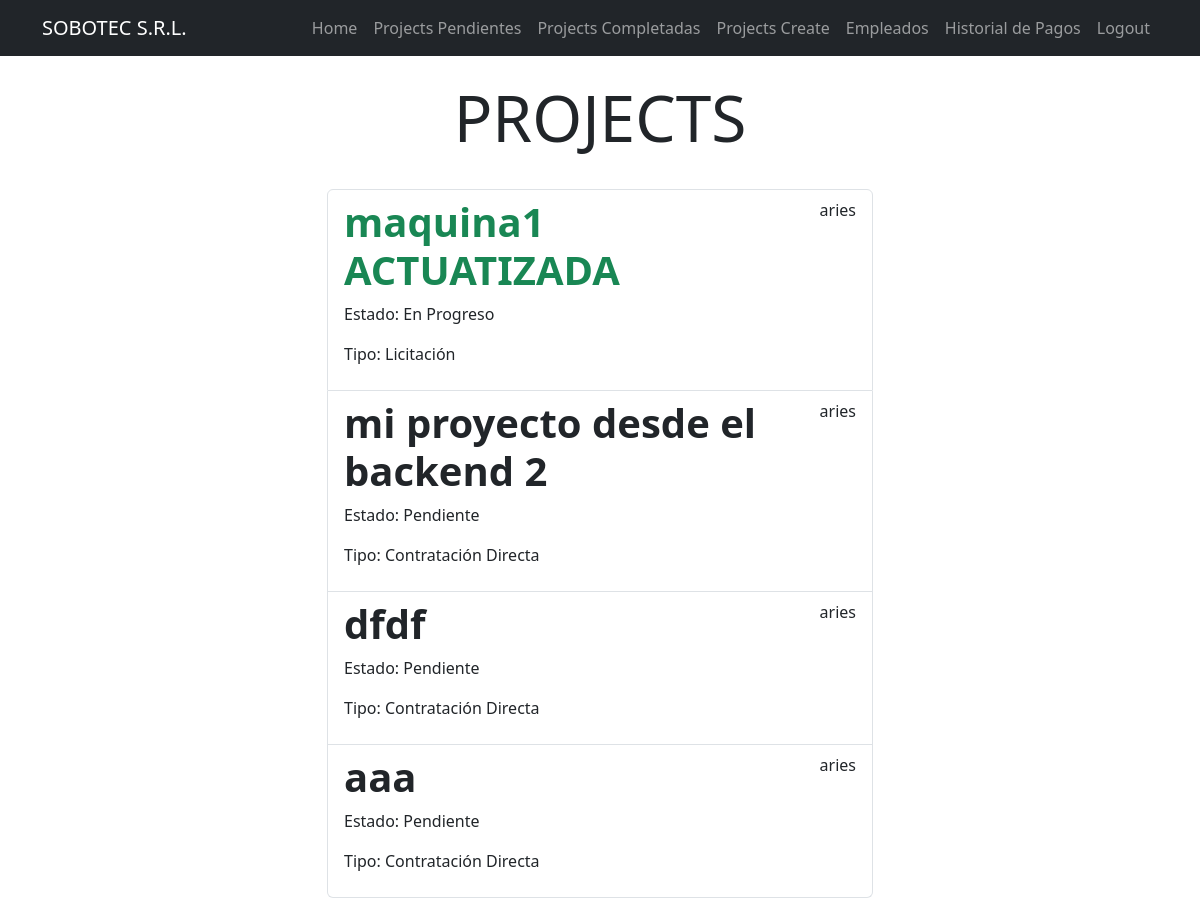
Page /projects/ (signed in) on the earlier database version.
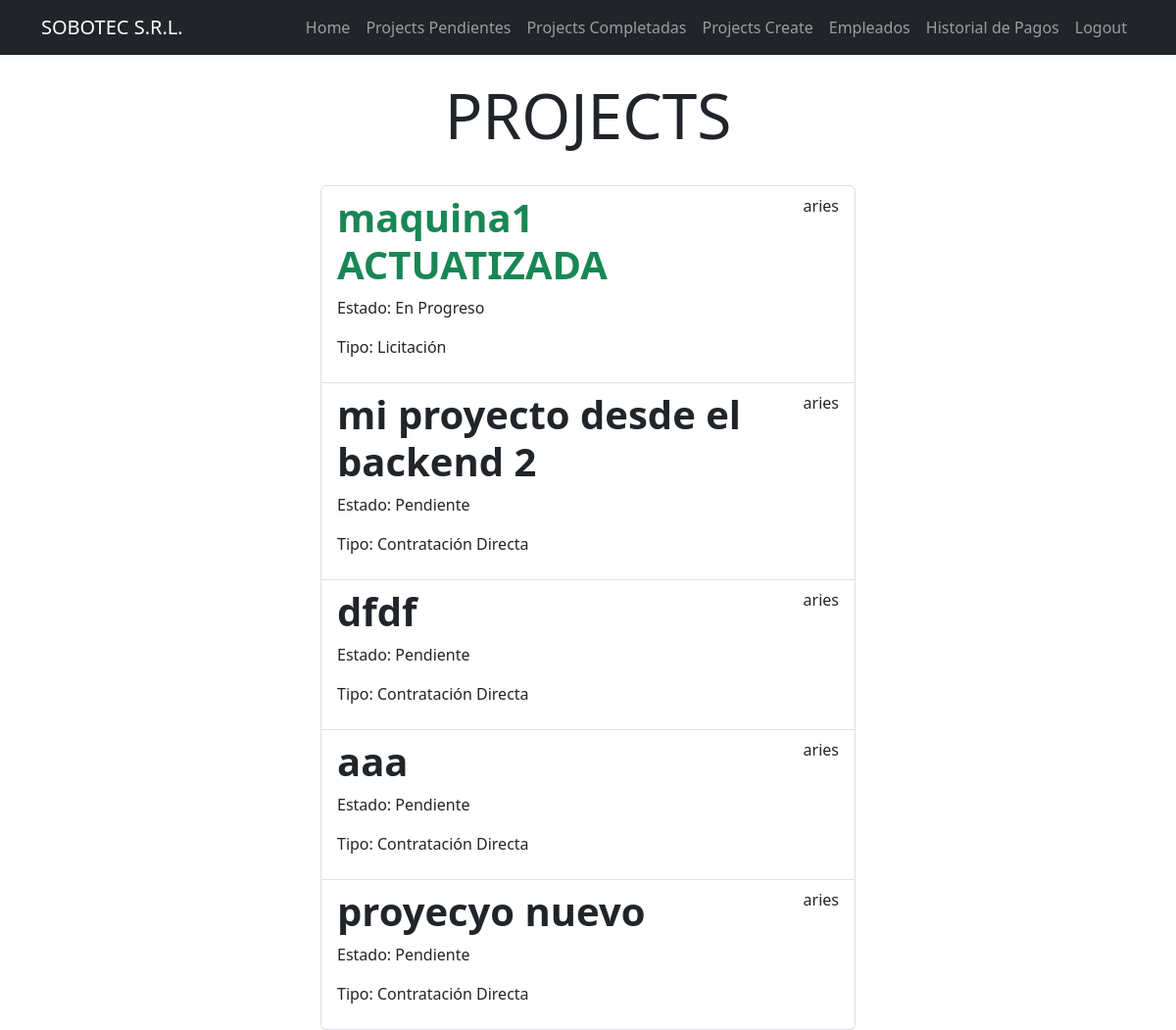
Same page on the later database version.
### projects/models.py (models this page shows, shortened)
class Project(models.Model):
    PROJECT_STATUS_CHOICES = [
        ('pendiente', 'Pendiente'),         # Pendiente
        ('en_progreso', 'En Progreso'), # En Proceso
        ('completado', 'Completado'),     # Terminado
    ]
    PROJECT_TYPE_CHOICES = [
        ('licitacion', 'Licitación'),            # Licitación
        ('contratacion_directa', 'Contratación Directa'),  # Contratación directa
    ]
    code = models.CharField(max_length=20, unique=True, verbose_name="Proyecto Codigo")
    name = models.CharField(max_length=200, unique=True, verbose_name="Proyecto Nombre")
    description = models.TextField(blank=True, verbose_name="Proyecto Descripcion")
    start_date = models.DateField(verbose_name="Fecha Inicio Proyecto")
    end_date = models.DateField(null=True, blank=True, verbose_name="Fecha Final Proyecto")
    project_status = models.CharField(max_length=20, choices=PROJECT_STATUS_CHOICES, default='pendiente', verbose_name="Proyecto Estado")
    project_type = models.CharField(max_length=30, choices=PROJECT_TYPE_CHOICES, default='contratacion_directa', verbose_name="Proyecto Tipo")
    photo_signed_contract = models.ImageField(upload_to="contrato_firmado",null = True, blank= True, verbose_name="Contrato Firmado")
    photo_proposed_contract = models.ImageField(upload_to="contrato_propueso",null = True, blank= True, verbose_name="Contrato Propuesto")
    created =models.DateTimeField(auto_now_add=True)
    user = models.ForeignKey(User, on_delete=models.CASCADE)# Empleado que herede de user

### projects/views.py (the view)
# urls.py: path('projects/', views.projects, name='projects'),
@login_required
def projects(request):
    projects = Project.objects.filter(user= request.user, project_status__in =['pendiente', 'en_progreso'])
    return render(request, 'projects.html', {
        'projects': projects
    })

### projects/templates/projects.html (shortened to what this page needs)
{% extends 'base.html' %}
{% block content %}
<main class="container">
    <div class="row">
        <div class="col-md-6 offset-md-3">
            <h1 class="text-center display-3 py-4"> PROJECTS</h1>
            <ul class="list-group">
                {% for project in projects %}
                <a class="list-group-item" href="{% url 'project_detail' project.id %}">
                    <header class="d-flex justify-content-between">
                        {% if project.project_status == 'pendiente' %}
                        <h1 class="fw-bold">{{project.name}}</h1>
                        {% elif project.project_status == 'en_progreso' %}
                            <h1 class="fw-bold text-success">{{project.name}}</h1>
                        {% else %}
                            <h1 class="fw-bold text-success">{{project.name}}</h1>
                        {% endif %}
                        <p>{{project.user.username}}</p>
                    </header>
                    <p>Estado: {{project.get_project_status_display}}</p>
                    <p>Tipo: {{project.get_project_type_display }}</p>
                </a>
                {% endfor %}
            </ul>
        </div>
    </div>
</main>
{% endblock %}

Differences in the rows shown:
added Project: name "proyecyo nuevo", user.username "aries", project_status "Pendiente", project_type "Contratación Directa"
